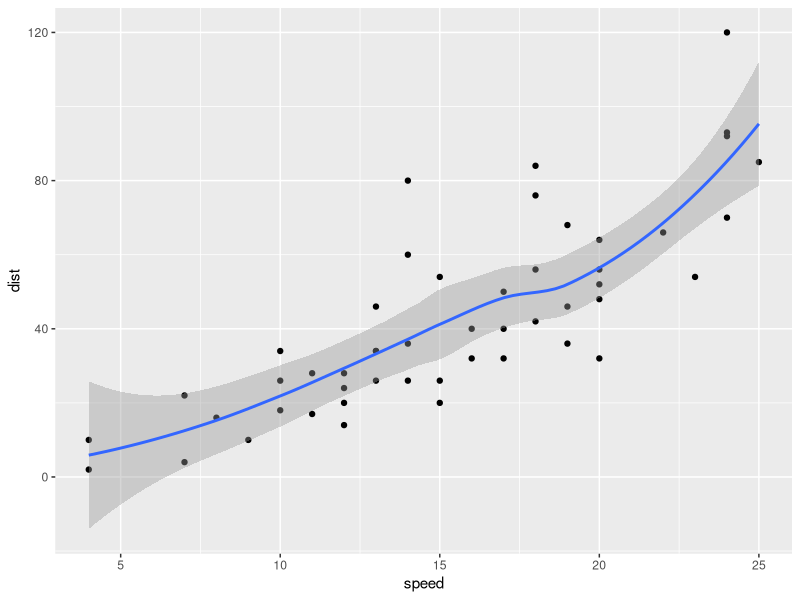
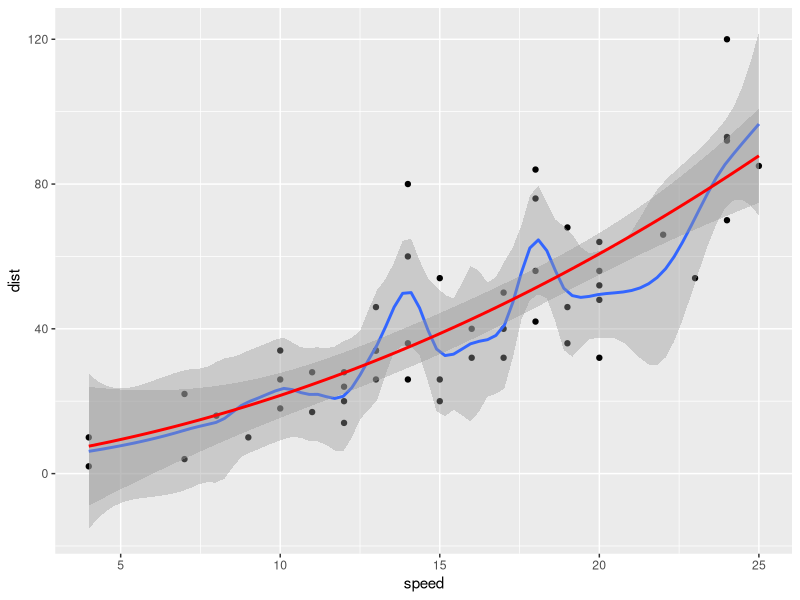
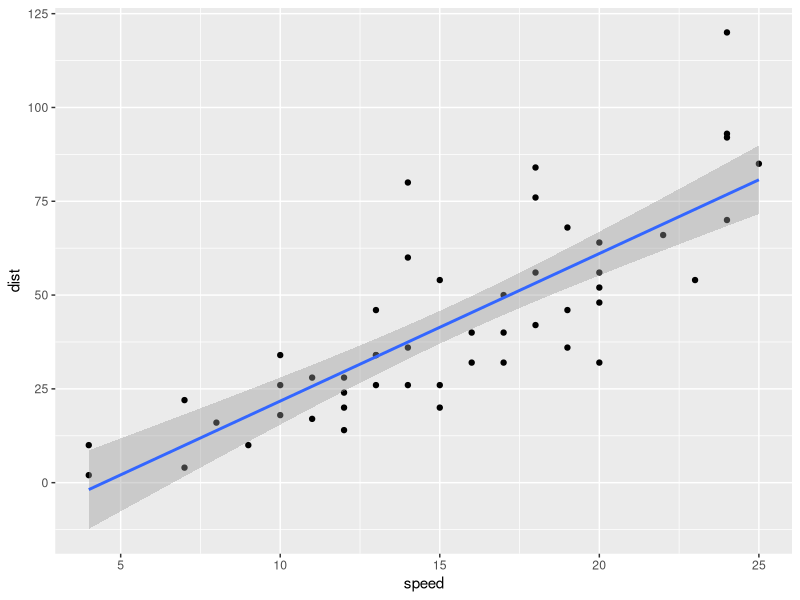
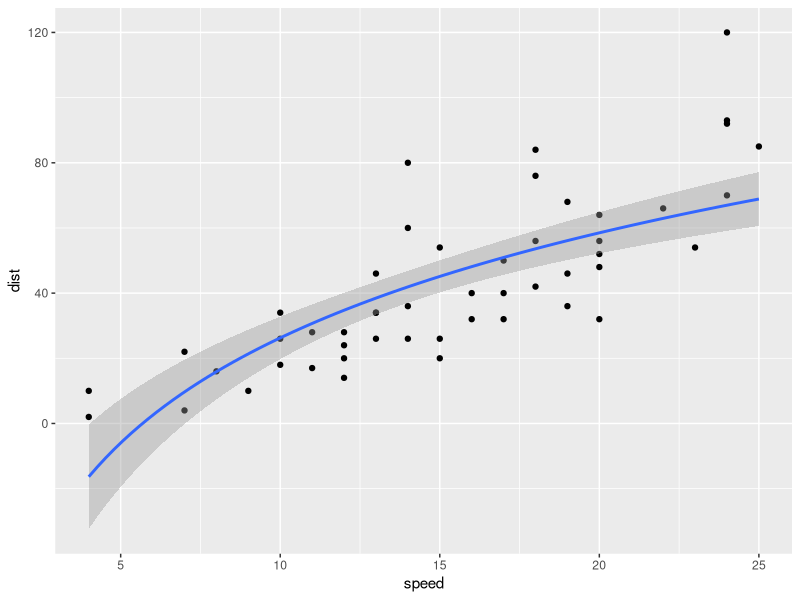
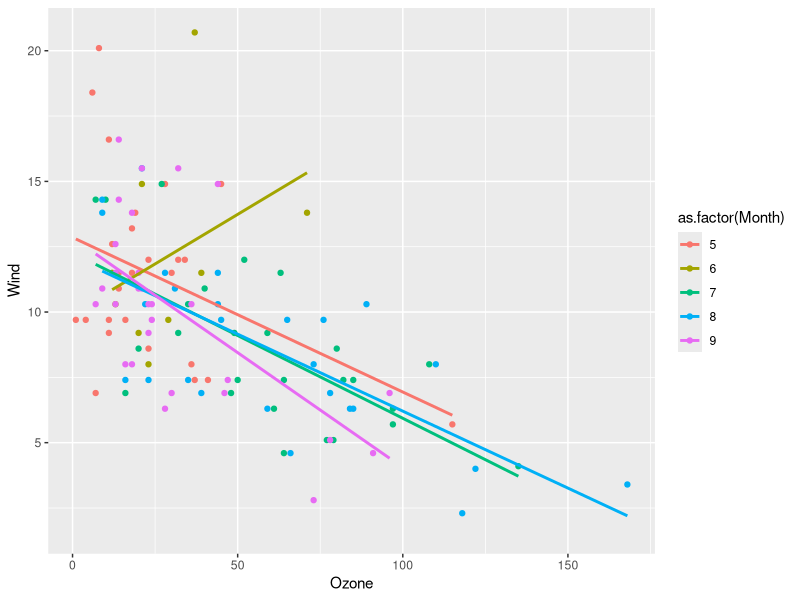

Write R code to recreate these figures, in order. (Note: this script raises an error after producing the figures.)
#'---
#' date: 2015-06-17
#' title: Cookbook. Statistics
#' author: Jonas Schöley
#' license: MIT
#' output:
#'   md_document:
#'     variant: markdown_github
#'     preserve_yaml: TRUE
#' ---

#' This document is supposed to give you some starting points for using
#' statistical transformations in ggplot. It is not complete in any way, nor is
#' it written in a didactic style. It is a cookbook, a collection of basic
#' recipes.

library(ggplot2)   # our plotting package
library(tidyr)     # for reshaping between wide and long format
library(dplyr)     # for general data transformation

#'## Smoothing Lines

#' It is straightforward to add a smoothing line to a scatterplot.
ggplot(cars, aes(x = speed, y = dist)) +
  geom_point() +
  geom_smooth()

#' We can change the degree of smoothing (only for loess method).
ggplot(cars, aes(x = speed, y = dist)) +
  geom_point() +
  geom_smooth(span = 0.3) +
  geom_smooth(span = 10, colour = "red")

#' We can change the method of smoothing to "linear model".
ggplot(cars, aes(x = speed, y = dist)) +
  geom_point() +
  geom_smooth(method = "lm")

#' We can change the model formula.
ggplot(cars, aes(x = speed, y = dist)) +
  geom_point() +
  geom_smooth(method = "lm", formula = y ~ log(x))

#' The smoothing also works groupwise if we specify groups. Note, that groupwise
#' smoothing only works for discrete variables (e.g. factors).
ggplot(airquality, aes(x = Ozone, y = Wind, colour = as.factor(Month))) +
  geom_point() +
  geom_smooth(method = "lm", se = FALSE)

#'## Summarising Data

#' Bin your data into categories (tabularise it) and plot the results as a
#' dotplot. Note: `..count..` is an internal ggplot variable. It was produced by
#' applying `stat_bin` (see `help("stat_bin")`) to our `diamonds` data and
#' represents the number of cases with a specific `color` in our data. Different
#' statistical transformations return different variables. Internal variables
#' are always surrounded by two dots. We can map them to aesthetics like we would
#' with variables in our data.
ggplot(diamonds, aes(x = color)) +
  geom_point(aes(y = ..count..), stat = "bin")

#' The `geom_bar` uses `stat_bin` as default as therefore produces roughly the
#' same plot without further specifications.
ggplot(diamonds, aes(x = color)) +
  geom_bar()

#' The binning also works for more than a single group.
ggplot(diamonds, aes(x = color)) +
  geom_point(aes(y = ..count.., shape = cut), stat = "bin") +
  geom_line(aes(y = ..count.., group = cut), stat = "bin")

#' Also very useful is `stat_summary`. It allows us to take all unique x or y
#' values and to summarise them in some way. E.g. take the mean of all y values
#' at every unique x and plot it as a line. This can be a good alternative more
#' elaborated smoothing methods.
ggplot(ChickWeight, aes(x = Time, y = weight)) +
  geom_point() +
  geom_line(stat = "summary", fun.y = "mean")

#' It also works groupwise.
ggplot(ChickWeight, aes(x = Time, y = weight, colour = Diet)) +
  geom_point() +
  geom_line(stat = "summary", fun.y = "mean")

#' Densities of 2d data.
ggplot(quakes, aes(x = long, y = lat)) +
  geom_density2d() +
  geom_polygon(aes(fill = ..level..),
               alpha = 0.2,
               stat = "density2d")

#'## Summarising Marginal Distributions

#' Plot marginal densities.
ggplot(cars, aes(x = dist)) +
  geom_density()
ggplot(cars, aes(x = speed)) +
  geom_density()

#' Add marginal distribution as "ticks" on axes.
ggplot(cars, aes(x = dist, y = speed)) +
  geom_point() +
  geom_rug()

#' Add marginal means as vertical and horizontal lines.
ggplot(cars, aes(x = dist, y = speed)) +
  geom_point() +
  geom_hline(aes(yintercept = mean(speed))) +
  geom_vline(aes(xintercept = mean(dist)))

#' Add groupwise marginal means as vertical and horizontal lines.
ggplot(mtcars, aes(x = hp, y = qsec, colour = as.factor(am))) +
  geom_point() +
  geom_line(yintercept = mean, stat = "hline") +
  geom_line(xintercept = mean, stat = "vline")
